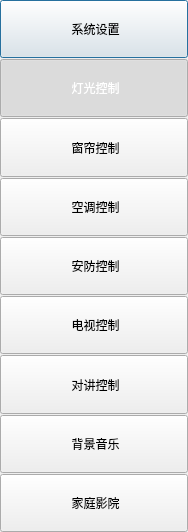
<?xml version="1.0" encoding="UTF-8"?>
<ui version="4.0">
 <class>Control_Dialog</class>
 <widget class="QDialog" name="Control_Dialog">
  <property name="geometry">
   <rect>
    <x>0</x>
    <y>0</y>
    <width>188</width>
    <height>532</height>
   </rect>
  </property>
  <property name="sizePolicy">
   <sizepolicy hsizetype="Preferred" vsizetype="Preferred">
    <horstretch>0</horstretch>
    <verstretch>0</verstretch>
   </sizepolicy>
  </property>
  <property name="sizeIncrement">
   <size>
    <width>0</width>
    <height>0</height>
   </size>
  </property>
  <property name="windowTitle">
   <string>Dialog</string>
  </property>
  <layout class="QVBoxLayout" name="verticalLayout_2">
   <property name="spacing">
    <number>0</number>
   </property>
   <property name="leftMargin">
    <number>0</number>
   </property>
   <property name="topMargin">
    <number>0</number>
   </property>
   <property name="rightMargin">
    <number>0</number>
   </property>
   <property name="bottomMargin">
    <number>0</number>
   </property>
   <item>
    <layout class="QVBoxLayout" name="verticalLayout">
     <property name="spacing">
      <number>1</number>
     </property>
     <item>
      <widget class="QPushButton" name="SettingControl">
       <property name="sizePolicy">
        <sizepolicy hsizetype="Preferred" vsizetype="Preferred">
         <horstretch>0</horstretch>
         <verstretch>0</verstretch>
        </sizepolicy>
       </property>
       <property name="styleSheet">
        <string notr="true">QPushButton
{
color: rgb(0, 0, 0);
	font: 14pt &quot;宋体&quot;;
	border-image: url(:/background/image/buttonback.png);
}
QPushButton:checked
{
color: rgb(255, 255, 255);
border-image: url(:/background/image/buttonback_p.png);
}
</string>
       </property>
       <property name="text">
        <string> 系统设置</string>
       </property>
       <property name="icon">
        <iconset resource="resource.qrc">
         <normaloff>:/control_icon/image/setting.png</normaloff>:/control_icon/image/setting.png</iconset>
       </property>
       <property name="iconSize">
        <size>
         <width>50</width>
         <height>50</height>
        </size>
       </property>
       <property name="checkable">
        <bool>true</bool>
       </property>
      </widget>
     </item>
     <item>
      <widget class="QPushButton" name="LightControl">
       <property name="sizePolicy">
        <sizepolicy hsizetype="Preferred" vsizetype="Preferred">
         <horstretch>0</horstretch>
         <verstretch>0</verstretch>
        </sizepolicy>
       </property>
       <property name="styleSheet">
        <string notr="true">QPushButton
{
color: rgb(0, 0, 0);
	font: 14pt &quot;宋体&quot;;
	border-image: url(:/background/image/buttonback.png);
}
QPushButton:checked
{
color: rgb(255, 255, 255);
border-image: url(:/background/image/buttonback_p.png);
}
</string>
       </property>
       <property name="text">
        <string> 灯光控制</string>
       </property>
       <property name="icon">
        <iconset resource="resource.qrc">
         <normaloff>:/control_icon/image/light.png</normaloff>:/control_icon/image/light.png</iconset>
       </property>
       <property name="iconSize">
        <size>
         <width>50</width>
         <height>50</height>
        </size>
       </property>
       <property name="checkable">
        <bool>true</bool>
       </property>
       <property name="checked">
        <bool>true</bool>
       </property>
      </widget>
     </item>
     <item>
      <widget class="QPushButton" name="CurtainControl">
       <property name="sizePolicy">
        <sizepolicy hsizetype="Preferred" vsizetype="Preferred">
         <horstretch>0</horstretch>
         <verstretch>0</verstretch>
        </sizepolicy>
       </property>
       <property name="styleSheet">
        <string notr="true">QPushButton
{
color: rgb(0, 0, 0);
	font: 14pt &quot;宋体&quot;;
	border-image: url(:/background/image/buttonback.png);
}
QPushButton:checked
{
color: rgb(255, 255, 255);
border-image: url(:/background/image/buttonback_p.png);
}
</string>
       </property>
       <property name="text">
        <string> 窗帘控制</string>
       </property>
       <property name="icon">
        <iconset resource="resource.qrc">
         <normaloff>:/control_icon/image/curtain.png</normaloff>:/control_icon/image/curtain.png</iconset>
       </property>
       <property name="iconSize">
        <size>
         <width>50</width>
         <height>50</height>
        </size>
       </property>
       <property name="checkable">
        <bool>true</bool>
       </property>
       <property name="checked">
        <bool>false</bool>
       </property>
      </widget>
     </item>
     <item>
      <widget class="QPushButton" name="AirControl">
       <property name="sizePolicy">
        <sizepolicy hsizetype="Preferred" vsizetype="Preferred">
         <horstretch>0</horstretch>
         <verstretch>0</verstretch>
        </sizepolicy>
       </property>
       <property name="styleSheet">
        <string notr="true">QPushButton
{
color: rgb(0, 0, 0);
	font: 14pt &quot;宋体&quot;;
	border-image: url(:/background/image/buttonback.png);
}
QPushButton:checked
{
color: rgb(255, 255, 255);
border-image: url(:/background/image/buttonback_p.png);
}
</string>
       </property>
       <property name="text">
        <string> 空调控制</string>
       </property>
       <property name="icon">
        <iconset resource="resource.qrc">
         <normaloff>:/control_icon/image/air.png</normaloff>:/control_icon/image/air.png</iconset>
       </property>
       <property name="iconSize">
        <size>
         <width>50</width>
         <height>50</height>
        </size>
       </property>
       <property name="checkable">
        <bool>true</bool>
       </property>
      </widget>
     </item>
     <item>
      <widget class="QPushButton" name="SecurityControl">
       <property name="sizePolicy">
        <sizepolicy hsizetype="Preferred" vsizetype="Preferred">
         <horstretch>0</horstretch>
         <verstretch>0</verstretch>
        </sizepolicy>
       </property>
       <property name="styleSheet">
        <string notr="true">QPushButton
{
color: rgb(0, 0, 0);
	font: 14pt &quot;宋体&quot;;
	border-image: url(:/background/image/buttonback.png);
}
QPushButton:checked
{
color: rgb(255, 255, 255);
border-image: url(:/background/image/buttonback_p.png);
}
</string>
       </property>
       <property name="text">
        <string> 安防控制</string>
       </property>
       <property name="icon">
        <iconset resource="resource.qrc">
         <normaloff>:/control_icon/image/security.png</normaloff>:/control_icon/image/security.png</iconset>
       </property>
       <property name="iconSize">
        <size>
         <width>50</width>
         <height>50</height>
        </size>
       </property>
       <property name="checkable">
        <bool>true</bool>
       </property>
      </widget>
     </item>
     <item>
      <widget class="QPushButton" name="TVControl">
       <property name="sizePolicy">
        <sizepolicy hsizetype="Preferred" vsizetype="Preferred">
         <horstretch>0</horstretch>
         <verstretch>0</verstretch>
        </sizepolicy>
       </property>
       <property name="styleSheet">
        <string notr="true">QPushButton
{
color: rgb(0, 0, 0);
	font: 14pt &quot;宋体&quot;;
	border-image: url(:/background/image/buttonback.png);
}
QPushButton:checked
{
color: rgb(255, 255, 255);
border-image: url(:/background/image/buttonback_p.png);
}

</string>
       </property>
       <property name="text">
        <string> 电视控制</string>
       </property>
       <property name="icon">
        <iconset resource="resource.qrc">
         <normaloff>:/control_icon/image/tv.png</normaloff>:/control_icon/image/tv.png</iconset>
       </property>
       <property name="iconSize">
        <size>
         <width>50</width>
         <height>50</height>
        </size>
       </property>
       <property name="checkable">
        <bool>true</bool>
       </property>
      </widget>
     </item>
     <item>
      <widget class="QPushButton" name="TalkbackControl">
       <property name="sizePolicy">
        <sizepolicy hsizetype="Preferred" vsizetype="Preferred">
         <horstretch>0</horstretch>
         <verstretch>0</verstretch>
        </sizepolicy>
       </property>
       <property name="styleSheet">
        <string notr="true">QPushButton
{
color: rgb(0, 0, 0);
	font: 14pt &quot;宋体&quot;;
	border-image: url(:/background/image/buttonback.png);
}
QPushButton:checked
{
color: rgb(255, 255, 255);
border-image: url(:/background/image/buttonback_p.png);
}

</string>
       </property>
       <property name="text">
        <string> 对讲控制</string>
       </property>
       <property name="icon">
        <iconset resource="resource.qrc">
         <normaloff>:/control_icon/image/talkback.png</normaloff>:/control_icon/image/talkback.png</iconset>
       </property>
       <property name="iconSize">
        <size>
         <width>50</width>
         <height>50</height>
        </size>
       </property>
       <property name="checkable">
        <bool>true</bool>
       </property>
      </widget>
     </item>
     <item>
      <widget class="QPushButton" name="MusicControl">
       <property name="sizePolicy">
        <sizepolicy hsizetype="Preferred" vsizetype="Preferred">
         <horstretch>0</horstretch>
         <verstretch>0</verstretch>
        </sizepolicy>
       </property>
       <property name="styleSheet">
        <string notr="true">QPushButton
{
color: rgb(0, 0, 0);
	font: 14pt &quot;宋体&quot;;
	border-image: url(:/background/image/buttonback.png);
}
QPushButton:checked
{
color: rgb(255, 255, 255);
border-image: url(:/background/image/buttonback_p.png);
}
</string>
       </property>
       <property name="text">
        <string> 背景音乐</string>
       </property>
       <property name="icon">
        <iconset resource="resource.qrc">
         <normaloff>:/control_icon/image/music.png</normaloff>:/control_icon/image/music.png</iconset>
       </property>
       <property name="iconSize">
        <size>
         <width>50</width>
         <height>50</height>
        </size>
       </property>
       <property name="checkable">
        <bool>true</bool>
       </property>
      </widget>
     </item>
     <item>
      <widget class="QPushButton" name="MoveControl">
       <property name="sizePolicy">
        <sizepolicy hsizetype="Preferred" vsizetype="Preferred">
         <horstretch>0</horstretch>
         <verstretch>0</verstretch>
        </sizepolicy>
       </property>
       <property name="styleSheet">
        <string notr="true">QPushButton
{
color: rgb(0, 0, 0);
	font: 14pt &quot;宋体&quot;;
	border-image: url(:/background/image/buttonback.png);
}
QPushButton:checked
{
color: rgb(255, 255, 255);
border-image: url(:/background/image/buttonback_p.png);
}
</string>
       </property>
       <property name="text">
        <string> 家庭影院</string>
       </property>
       <property name="icon">
        <iconset resource="resource.qrc">
         <normaloff>:/control_icon/image/move.png</normaloff>:/control_icon/image/move.png</iconset>
       </property>
       <property name="iconSize">
        <size>
         <width>50</width>
         <height>50</height>
        </size>
       </property>
       <property name="checkable">
        <bool>true</bool>
       </property>
      </widget>
     </item>
    </layout>
   </item>
  </layout>
 </widget>
 <resources>
  <include location="resource.qrc"/>
 </resources>
 <connections/>
</ui>
